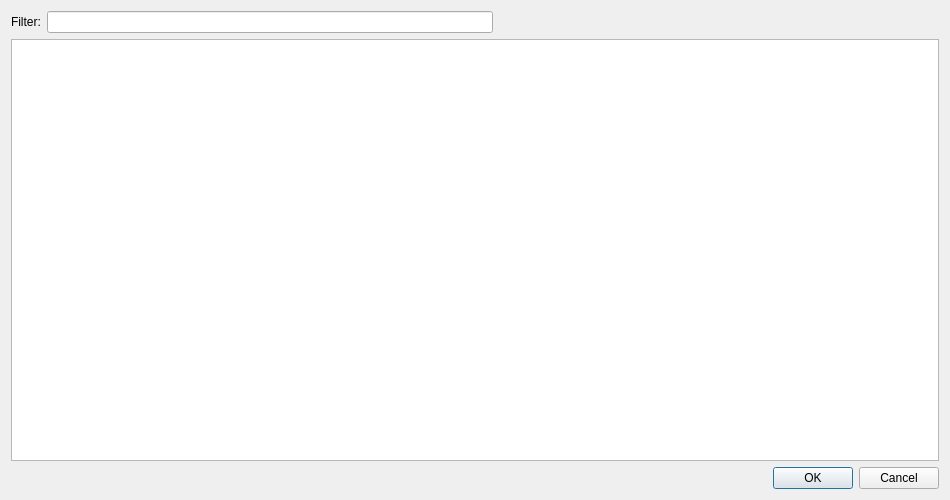
<?xml version="1.0" encoding="UTF-8"?>
<ui version="4.0">
 <class>CClientSearch</class>
 <widget class="QDialog" name="CClientSearch">
  <property name="geometry">
   <rect>
    <x>0</x>
    <y>0</y>
    <width>950</width>
    <height>500</height>
   </rect>
  </property>
  <property name="minimumSize">
   <size>
    <width>950</width>
    <height>500</height>
   </size>
  </property>
  <property name="windowTitle">
   <string>Kunden-Suche</string>
  </property>
  <property name="windowIcon">
   <iconset resource="../MEGAMover/MEGAMover.qrc">
    <normaloff>:/icons/edit-find.png</normaloff>:/icons/edit-find.png</iconset>
  </property>
  <layout class="QVBoxLayout" name="verticalLayout">
   <item>
    <layout class="QHBoxLayout" name="horizontalLayout">
     <item>
      <widget class="QLabel" name="label">
       <property name="text">
        <string>Filter:</string>
       </property>
      </widget>
     </item>
     <item>
      <widget class="QLineEdit" name="txtFilter"/>
     </item>
     <item>
      <spacer name="horizontalSpacer">
       <property name="orientation">
        <enum>Qt::Horizontal</enum>
       </property>
       <property name="sizeHint" stdset="0">
        <size>
         <width>40</width>
         <height>20</height>
        </size>
       </property>
      </spacer>
     </item>
    </layout>
   </item>
   <item>
    <widget class="QTableView" name="tblClients">
     <property name="editTriggers">
      <set>QAbstractItemView::NoEditTriggers</set>
     </property>
     <property name="tabKeyNavigation">
      <bool>false</bool>
     </property>
     <property name="showDropIndicator" stdset="0">
      <bool>false</bool>
     </property>
     <property name="alternatingRowColors">
      <bool>true</bool>
     </property>
     <property name="selectionBehavior">
      <enum>QAbstractItemView::SelectRows</enum>
     </property>
     <property name="wordWrap">
      <bool>false</bool>
     </property>
    </widget>
   </item>
   <item>
    <widget class="QDialogButtonBox" name="buttonBox">
     <property name="orientation">
      <enum>Qt::Horizontal</enum>
     </property>
     <property name="standardButtons">
      <set>QDialogButtonBox::Cancel|QDialogButtonBox::Ok</set>
     </property>
    </widget>
   </item>
  </layout>
 </widget>
 <resources>
  <include location="../MEGAMover/MEGAMover.qrc"/>
 </resources>
 <connections>
  <connection>
   <sender>buttonBox</sender>
   <signal>accepted()</signal>
   <receiver>CClientSearch</receiver>
   <slot>accept()</slot>
   <hints>
    <hint type="sourcelabel">
     <x>248</x>
     <y>254</y>
    </hint>
    <hint type="destinationlabel">
     <x>157</x>
     <y>274</y>
    </hint>
   </hints>
  </connection>
  <connection>
   <sender>buttonBox</sender>
   <signal>rejected()</signal>
   <receiver>CClientSearch</receiver>
   <slot>reject()</slot>
   <hints>
    <hint type="sourcelabel">
     <x>316</x>
     <y>260</y>
    </hint>
    <hint type="destinationlabel">
     <x>286</x>
     <y>274</y>
    </hint>
   </hints>
  </connection>
 </connections>
</ui>
